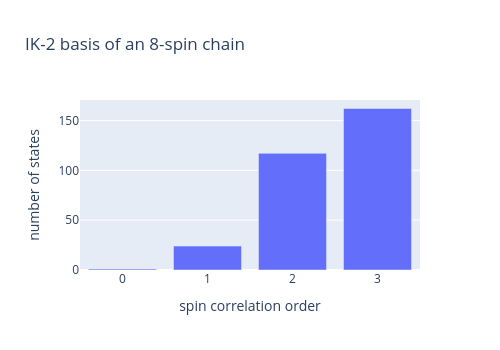

Write notebook code for a chart like this one.
### Markdown cell above
The states kept by `IK-2` on the chain are products on up to three
consecutive spins. The correlation-order histogram makes the restriction
visible:

### Code cell
import plotly.graph_objects as go

orders, counts = np.unique(spin_system_ik2.basis.tot_cord, return_counts=True)
fig = go.Figure(go.Bar(x=orders, y=counts))
fig.update_layout(title="IK-2 basis of an 8-spin chain", xaxis_title="spin correlation order",
                  yaxis_title="number of states", width=500, height=350)
fig

### Figure 1 — Plotly figure (JSON) as saved in the notebook; plotly's stock layout.template omitted (floating-point values rounded to 4 significant figures)
{"data": [{"x": [0, 1, 2, 3], "y": [1, 24, 117, 162], "type": "bar"}], "layout": {"title": {"text": "IK-2 basis of an 8-spin chain"}, "xaxis": {"title": {"text": "spin correlation order"}}, "yaxis": {"title": {"text": "number of states"}}, "width": 500, "height": 350}}
